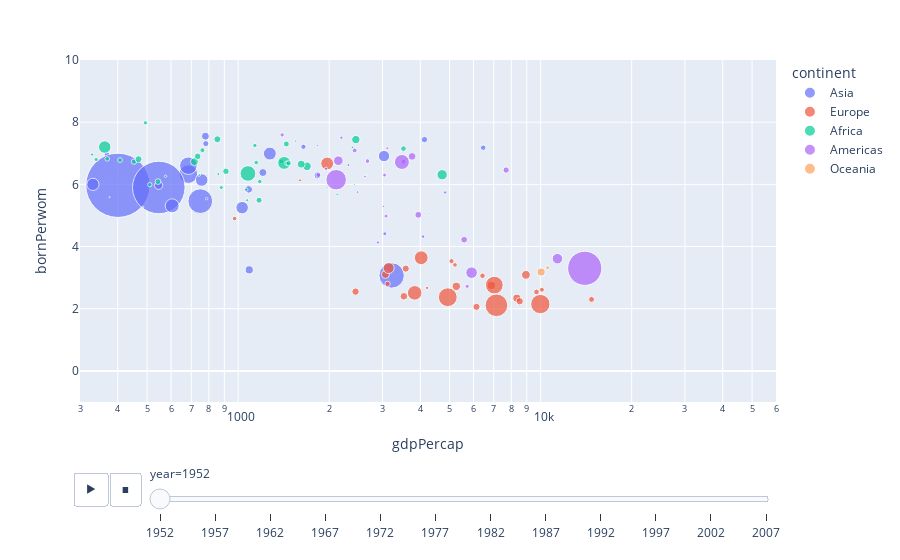

Notebook cell for this chart:
### Code cell
px.scatter(df, x="gdpPercap", y= "bornPerwom", animation_frame="year", animation_group="country",
           size="pop", color="continent",hover_name="country", 
           log_x=True,
           size_max=70, range_x = [300,60000], range_y=[-1,10])

### Figure 1 — Plotly figure (JSON) as saved in the notebook; plotly's stock layout.template omitted (floating-point values rounded to 4 significant figures)
{"data": [{"hovertemplate": "<b>%{hovertext}</b><br><br>continent=Asia<br>year=1952<br>gdpPercap=%{x}<br>bornPerwom=%{y}<br>pop=%{marker.size}<extra></extra>", "hovertext": ["Afghanistan", "Bahrain", "Bangladesh", "Cambodia", "China", "Hong Kong", "India", "Indonesia", "Iran", "Iraq", "Israel", "Japan", "Jordan", "North Korea", "Kuwait", "Lebanon", "Malaysia", "Mongolia", "Myanmar", "Nepal", "Oman", "Pakistan", "Philippines", "Saudi Arabia", "Singapore", "South Korea", "Sri Lanka", "Syria", "Taiwan", "Thailand", "Vietnam", "Yemen"], "ids": ["Afghanistan", "Bahrain", "Bangladesh", "Cambodia", "China", "Hong Kong", "India", "Indonesia", "Iran", "Iraq", "Israel", "Japan", "Jordan", "North Korea", "Kuwait", "Lebanon", "Malaysia", "Mongolia", "Myanmar", "Nepal", "Oman", "Pakistan", "Philippines", "Saudi Arabia", "Singapore", "South Korea", "Sri Lanka", "Syria", "Taiwan", "Thailand", "Vietnam", "Yemen"], "legendgroup": "Asia", "marker": {"color": "#636efa", "size": [8425333, 120447, 46886859, 4693836, 556263528, 2125900, 372000000, 82052000, 17272000, 5441766, 1620914, 86459025, 607914, 8865488, 160000, 1439529, 6748378, 800663, 20092996, 9182536, 507833, 41346560, 22438691, 4005677, 1127000, 20947571, 7982342, 3661549, 8550362, 21289402, 26246839, 4963829], "sizemode": "area", "sizeref": 269100.0, "symbol": "circle"}, "mode": "markers", "name": "Asia", "orientation": "v", "showlegend": true, "type": "scatter", "x": [779.4, 9867.0, 684.2, 368.5, 400.4, 3054.0, 546.6, 749.7, 3035.0, 4130.0, 4087.0, 3217.0, 1547.0, 1088.0, 108400.0, 4835.0, 1831.0, 786.6, 331, 545.9, 1828.0, 684.6, 1273.0, 6460.0, 2315.0, 1031.0, 1084.0, 1643.0, 1207.0, 757.8, 605.1, 781.7], "xaxis": "x", "y": [7.55, 6.97, 6.33, 6.95, 5.97, 4.41, 5.9, 5.46, 6.91, 7.44, 4.32, 3.07, 7.39, 3.25, 7.21, 5.74, 6.29, 5.54, 6, 5.97, 7.25, 6.6, 6.99, 7.18, 6.62, 5.25, 5.84, 7.21, 6.38, 6.14, 5.31, 7.31], "yaxis": "y"}, {"hovertemplate": "<b>%{hovertext}</b><br><br>continent=Europe<br>year=1952<br>gdpPercap=%{x}<br>bornPerwom=%{y}<br>pop=%{marker.size}<extra></extra>", "hovertext": ["Albania", "Austria", "Belgium", "Bosnia and Herzegovina", "Bulgaria", "Croatia", "Czech Republic", "Denmark", "Finland", "France", "Germany", "Greece", "Hungary", "Iceland", "Ireland", "Italy", "Montenegro", "Netherlands", "Norway", "Poland", "Portugal", "Romania", "Serbia", "Slovak Republic", "Slovenia", "Spain", "Sweden", "Switzerland", "Turkey", "United Kingdom"], "ids": ["Albania", "Austria", "Belgium", "Bosnia and Herzegovina", "Bulgaria", "Croatia", "Czech Republic", "Denmark", "Finland", "France", "Germany", "Greece", "Hungary", "Iceland", "Ireland", "Italy", "Montenegro", "Netherlands", "Norway", "Poland", "Portugal", "Romania", "Serbia", "Slovak Republic", "Slovenia", "Spain", "Sweden", "Switzerland", "Turkey", "United Kingdom"], "legendgroup": "Europe", "marker": {"color": "#EF553B", "size": [1282697, 6927772, 8730405, 2791000, 7274900, 3882229, 9125183, 4334000, 4090500, 42459667, 69145952, 7733250, 9504000, 147962, 2952156, 47666000, 413834, 10381988, 3327728, 25730551, 8526050, 16630000, 6860147, 3558137, 1489518, 28549870, 7124673, 4815000, 22235677, 50430000], "sizemode": "area", "sizeref": 269100.0, "symbol": "circle"}, "mode": "markers", "name": "Europe", "orientation": "v", "showlegend": true, "type": "scatter", "x": [1601.0, 6137.0, 8343.0, 973.5, 2444.0, 3119.0, 6876.0, 9692.0, 6425.0, 7030.0, 7144.0, 3531.0, 5264.0, 7268.0, 5210.0, 4931.0, 2648.0, 8942.0, 10100.0, 4029.0, 3068.0, 3145.0, 3581.0, 5075.0, 4215.0, 3834.0, 8528.0, 14730.0, 1969.0, 9980.0], "xaxis": "x", "y": [6.13, 2.06, 2.34, 4.9, 2.55, 2.8, 2.75, 2.54, 3.06, 2.76, 2.11, 2.4, 2.72, 3.82, 3.41, 2.37, 4.24, 3.09, 2.61, 3.64, 3.1, 3.31, 3.29, 3.53, 2.67, 2.51, 2.24, 2.3, 6.67, 2.15], "yaxis": "y"}, {"hovertemplate": "<b>%{hovertext}</b><br><br>continent=Africa<br>year=1952<br>gdpPercap=%{x}<br>bornPerwom=%{y}<br>pop=%{marker.size}<extra></extra>", "hovertext": ["Algeria", "Angola", "Benin", "Botswana", "Burkina Faso", "Burundi", "Cameroon", "Central African Republic", "Chad", "Comoros", "Rep.Congo", "Cote d'Ivoire", "Djibouti", "Egypt", "Equatorial Guinea", "Eritrea", "Ethiopia", "Gabon", "Gambia", "Ghana", "Guinea", "Guinea+AC0-Bissau", "Kenya", "Lesotho", "Liberia", "Libya", "Madagascar", "Malawi", "Mali", "Mauritania", "Mauritius", "Morocco", "Mozambique", "Namibia", "Niger", "Nigeria", "Reunion", "Rwanda", "Sao Tome and Principe", "Senegal", "Sierra Leone", "Somalia", "South Africa", "Sudan", "Swaziland", "Tanzania", "Togo", "Tunisia", "Uganda", "Zambia", "Zimbabwe"], "ids": ["Algeria", "Angola", "Benin", "Botswana", "Burkina Faso", "Burundi", "Cameroon", "Central African Republic", "Chad", "Comoros", "Rep.Congo", "Cote d'Ivoire", "Djibouti", "Egypt", "Equatorial Guinea", "Eritrea", "Ethiopia", "Gabon", "Gambia", "Ghana", "Guinea", "Guinea+AC0-Bissau", "Kenya", "Lesotho", "Liberia", "Libya", "Madagascar", "Malawi", "Mali", "Mauritania", "Mauritius", "Morocco", "Mozambique", "Namibia", "Niger", "Nigeria", "Reunion", "Rwanda", "Sao Tome and Principe", "Senegal", "Sierra Leone", "Somalia", "South Africa", "Sudan", "Swaziland", "Tanzania", "Togo", "Tunisia", "Uganda", "Zambia", "Zimbabwe"], "legendgroup": "Africa", "marker": {"color": "#00cc96", "size": [9279525, 4232095, 1738315, 442308, 4469979, 2445618, 5009067, 1291695, 2682462, 153936, 854885, 2977019, 63149, 22223309, 216964, 1438760, 20860941, 420702, 284320, 5581001, 2664249, 580653, 6464046, 748747, 863308, 1019729, 4762912, 2917802, 3838168, 1022556, 516556, 9939217, 6446316, 485831, 3379468, 33119096, 257700, 2534927, 60011, 2755589, 2143249, 2526994, 14264935, 8504667, 290243, 8322925, 1219113, 3647735, 5824797, 2672000, 3080907], "sizemode": "area", "sizeref": 269100.0, "symbol": "circle"}, "mode": "markers", "name": "Africa", "orientation": "v", "showlegend": true, "type": "scatter", "x": [2449.0, 3521.0, 1063.0, 851.2, 543.3, 339.3, 1173.0, 1071.0, 1179.0, 1103.0, 2126.0, 1389.0, 2670.0, 1419.0, 375.6, 328.9, 362.1, 4293.0, 485.2, 911.3, 510.2, 299.9, 853.5, 298.8, 575.6, 2388.0, 1443.0, 369.2, 452.3, 743.1, 1968.0, 1688.0, 468.5, 2424.0, 761.9, 1077.0, 2719.0, 493.3, 879.6, 1450.0, 879.8, 1136.0, 4725.0, 1616.0, 1148.0, 716.7, 859.8, 1468.0, 734.8, 1147.0, 406.9], "xaxis": "x", "y": [7.44, 7.15, 5.83, 6.49, 6.09, 6.8, 5.49, 5.49, 6.09, 5.93, 5.68, 6.74, 6.31, 6.69, 5.59, 6.96, 7.2, 5.07, 5.27, 6.42, 5.99, 6.42, 7.45, 5.84, 6.26, 7.19, 7.3, 6.82, 6.73, 6.3, 5.9, 6.58, 6.81, 5.99, 7.1, 6.35, 6.97, 7.98, 6.2, 6.68, 5.9, 7.25, 6.31, 6.65, 6.7, 6.73, 6.33, 6.68, 6.9, 6.7, 6.78], "yaxis": "y"}, {"hovertemplate": "<b>%{hovertext}</b><br><br>continent=Americas<br>year=1952<br>gdpPercap=%{x}<br>bornPerwom=%{y}<br>pop=%{marker.size}<extra></extra>", "hovertext": ["Argentina", "Bolivia", "Brazil", "Canada", "Chile", "Colombia", "Costa Rica", "Cuba", "Dominican Republic", "Ecuador", "El Salvador", "Guatemala", "Haiti", "Honduras", "Jamaica", "Mexico", "Nicaragua", "Panama", "Paraguay", "Peru", "Puerto Rico", "Trinidad and Tobago", "United States", "Uruguay", "Venezuela"], "ids": ["Argentina", "Bolivia", "Brazil", "Canada", "Chile", "Colombia", "Costa Rica", "Cuba", "Dominican Republic", "Ecuador", "El Salvador", "Guatemala", "Haiti", "Honduras", "Jamaica", "Mexico", "Nicaragua", "Panama", "Paraguay", "Peru", "Puerto Rico", "Trinidad and Tobago", "United States", "Uruguay", "Venezuela"], "legendgroup": "Americas", "marker": {"color": "#ab63fa", "size": [17876956, 2883315, 56602560, 14785584, 6377619, 12350771, 926317, 6007797, 2491346, 3548753, 2042865, 3146381, 3201488, 1517453, 1426095, 30144317, 1165790, 940080, 1555876, 8025700, 2227000, 662850, 157553000, 2252965, 5439568], "sizemode": "area", "sizeref": 269100.0, "symbol": "circle"}, "mode": "markers", "name": "Americas", "orientation": "v", "showlegend": true, "type": "scatter", "x": [5911.0, 2677.0, 2109.0, 11370.0, 3940.0, 2144.0, 2627.0, 5587.0, 1398.0, 3522.0, 3048.0, 2428.0, 1840.0, 2195.0, 2899.0, 3478.0, 3112.0, 2480.0, 1952.0, 3759.0, 3082.0, 3023.0, 13990.0, 5717.0, 7690.0], "xaxis": "x", "y": [3.16, 6.75, 6.15, 3.61, 5.02, 6.76, 6.25, 4.22, 7.59, 6.73, 6.3, 7.09, 6.3, 7.5, 4.13, 6.72, 7.16, 5.75, 6.5, 6.9, 4.98, 5.29, 3.3, 2.72, 6.46], "yaxis": "y"}, {"hovertemplate": "<b>%{hovertext}</b><br><br>continent=Oceania<br>year=1952<br>gdpPercap=%{x}<br>bornPerwom=%{y}<br>pop=%{marker.size}<extra></extra>", "hovertext": ["Australia", "New Zealand"], "ids": ["Australia", "New Zealand"], "legendgroup": "Oceania", "marker": {"color": "#FFA15A", "size": [8691212, 1994794], "sizemode": "area", "sizeref": 269100.0, "symbol": "circle"}, "mode": "markers", "name": "Oceania", "orientation": "v", "showlegend": true, "type": "scatter", "x": [10040.0, 10560.0], "xaxis": "x", "y": [3.18, 3.32], "yaxis": "y"}], "layout": {"legend": {"itemsizing": "constant", "title": {"text": "continent"}, "tracegroupgap": 0}, "margin": {"t": 60}, "sliders": [{"active": 0, "currentvalue": {"prefix": "year="}, "len": 0.9, "pad": {"b": 10, "t": 60}, "steps": [{"args": [["1952"], {"frame": {"duration": 0, "redraw": false}, "fromcurrent": true, "mode": "immediate", "transition": {"duration": 0, "easing": "linear"}}], "label": "1952", "method": "animate"}, {"args": [["1957"], {"frame": {"duration": 0, "redraw": false}, "fromcurrent": true, "mode": "immediate", "transition": {"duration": 0, "easing": "linear"}}], "label": "1957", "method": "animate"}, {"args": [["1962"], {"frame": {"duration": 0, "redraw": false}, "fromcurrent": true, "mode": "immediate", "transition": {"duration": 0, "easing": "linear"}}], "label": "1962", "method": "animate"}, {"args": [["1967"], {"frame": {"duration": 0, "redraw": false}, "fromcurrent": true, "mode": "immediate", "transition": {"duration": 0, "easing": "linear"}}], "label": "1967", "method": "animate"}, {"args": [["1972"], {"frame": {"duration": 0, "redraw": false}, "fromcurrent": true, "mode": "immediate", "transition": {"duration": 0, "easing": "linear"}}], "label": "1972", "method": "animate"}, {"args": [["1977"], {"frame": {"duration": 0, "redraw": false}, "fromcurrent": true, "mode": "immediate", "transition": {"duration": 0, "easing": "linear"}}], "label": "1977", "method": "animate"}, {"args": [["1982"], {"frame": {"duration": 0, "redraw": false}, "fromcurrent": true, "mode": "immediate", "transition": {"duration": 0, "easing": "linear"}}], "label": "1982", "method": "animate"}, {"args": [["1987"], {"frame": {"duration": 0, "redraw": false}, "fromcurrent": true, "mode": "immediate", "transition": {"duration": 0, "easing": "linear"}}], "label": "1987", "method": "animate"}, {"args": [["1992"], {"frame": {"duration": 0, "redraw": false}, "fromcurrent": true, "mode": "immediate", "transition": {"duration": 0, "easing": "linear"}}], "label": "1992", "method": "animate"}, {"args": [["1997"], {"frame": {"duration": 0, "redraw": false}, "fromcurrent": true, "mode": "immediate", "transition": {"duration": 0, "easing": "linear"}}], "label": "1997", "method": "animate"}, {"args": [["2002"], {"frame": {"duration": 0, "redraw": false}, "fromcurrent": true, "mode": "immediate", "transition": {"duration": 0, "easing": "linear"}}], "label": "2002", "method": "animate"}, {"args": [["2007"], {"frame": {"duration": 0, "redraw": false}, "fromcurrent": true, "mode": "immediate", "transition": {"duration": 0, "easing": "linear"}}], "label": "2007", "method": "animate"}], "x": 0.1, "xanchor": "left", "y": 0, "yanchor": "top"}], "updatemenus": [{"buttons": [{"args": [null, {"frame": {"duration": 500, "redraw": false}, "fromcurrent": true, "mode": "immediate", "transition": {"duration": 500, "easing": "linear"}}], "label": "&#9654;", "method": "animate"}, {"args": [[null], {"frame": {"duration": 0, "redraw": false}, "fromcurrent": true, "mode": "immediate", "transition": {"duration": 0, "easing": "linear"}}], "label": "&#9724;", "method": "animate"}], "direction": "left", "pad": {"r": 10, "t": 70}, "showactive": false, "type": "buttons", "x": 0.1, "xanchor": "right", "y": 0, "yanchor": "top"}], "xaxis": {"anchor": "y", "domain": [0, 1], "range": [2.477, 4.778], "title": {"text": "gdpPercap"}, "type": "log"}, "yaxis": {"anchor": "x", "domain": [0, 1], "range": [-1, 10], "title": {"text": "bornPerwom"}}}}
